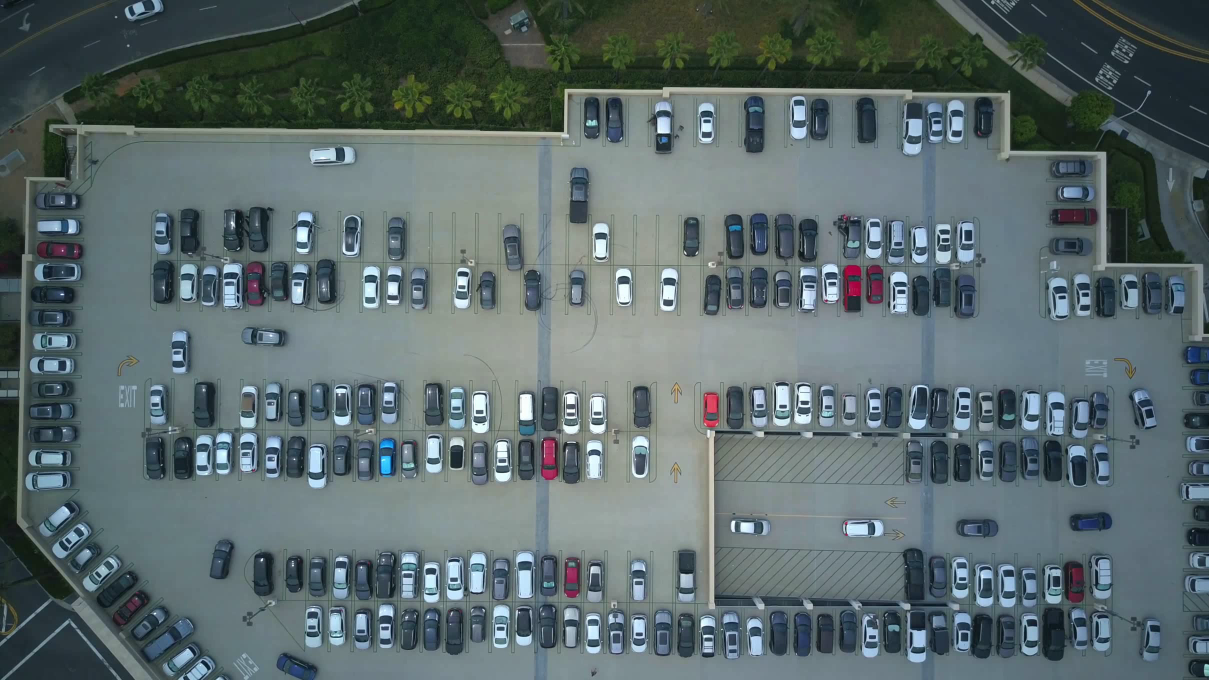
#> input picture frame 1 of resized_parking.mp4, 2418 x 1360 px, given in place of resized_parking4.mp4, which was not available (shown at 1/2 size)
$ python spot.py
#> lines starting #> are read from the running program, lines starting #| are printed output that depends on the picture; after the words box and inside, x2 and y2 are one past the last pixel; in counts of white or black regions, pixels touching at a corner belong together; pictures that were not available may be replaced by others from this repository, and a replacement may not be noted
import cv2
import pickle
import numpy as np
import math

# [5 lines left out: function rotate_point, not called in this run]

try:
    with open('carparkpos', 'rb') as f:
        posList = pickle.load(f)
except FileNotFoundError:
    posList = []

cap = cv2.VideoCapture('Videos/resized_parking4.mp4')

def checkparkingspace(preprocessed_frame, original_frame):
    free_counter = 0
    occupied_counter = 0
    for pos in posList:
        x, y, w, h, shape_type = pos

        if shape_type == "rect":
            cropped_frame = preprocessed_frame[y:y+h, x:x+w]
            count = cv2.countNonZero(cropped_frame)
            color = (0, 255, 0) if count < 300 else (0, 0, 255)
            if count < 300:
                free_counter += 1
            else:
                occupied_counter += 1
            cv2.rectangle(original_frame, (x, y), (x + w, y + h), color, 2)

        elif shape_type == "skewed_rect":
            angle = 25
            pts = np.array([
                rotate_point(x, y, x, y - h // 4, angle),
                rotate_point(x, y, x + w, y, angle),
                rotate_point(x, y, x, y + h + h // 4, angle),
                rotate_point(x, y, x - w, y + h, angle)
            ], np.int32)

            mask = np.zeros_like(preprocessed_frame)
            cv2.fillPoly(mask, [pts], 255)
            cropped_frame = cv2.bitwise_and(preprocessed_frame, mask)
            count = cv2.countNonZero(cropped_frame)

            color = (0, 255, 0) if count < 300 else (0, 0, 255)
            if count < 300:
                free_counter += 1
            else:
                occupied_counter += 1
            cv2.polylines(original_frame, [pts], isClosed=True, color=color, thickness=2)

        cv2.putText(original_frame, str(count), (x, y + 5),
                    cv2.FONT_HERSHEY_SIMPLEX, 0.5, (255, 255, 255), 1,
                    cv2.LINE_AA)

    cv2.putText(original_frame, f'Free: {free_counter}/{len(posList)}', (50, 50),
                cv2.FONT_HERSHEY_SIMPLEX, 1, (255, 255, 255), 2, cv2.LINE_AA)
    cv2.putText(original_frame, f'Occupied: {occupied_counter}/{len(posList)}', (50, 80),
                cv2.FONT_HERSHEY_SIMPLEX, 1, (255, 255, 255), 2, cv2.LINE_AA)

while True:
    ret, frame = cap.read()
#> frame is the input picture: shape (1360, 2418, 3); mean B, G, R 107.9, 106.3, 91.4
    if not ret:
        print("Reached end of video or failed to read frame. Exiting.")
        break
    gray_scale = cv2.cvtColor(frame, cv2.COLOR_BGR2GRAY)
    blur = cv2.GaussianBlur(gray_scale, (3, 3), 1)
    frame_threshold = cv2.adaptiveThreshold(blur, 255,
                                            cv2.ADAPTIVE_THRESH_GAUSSIAN_C,
                                            cv2.THRESH_BINARY_INV, 25, 16)
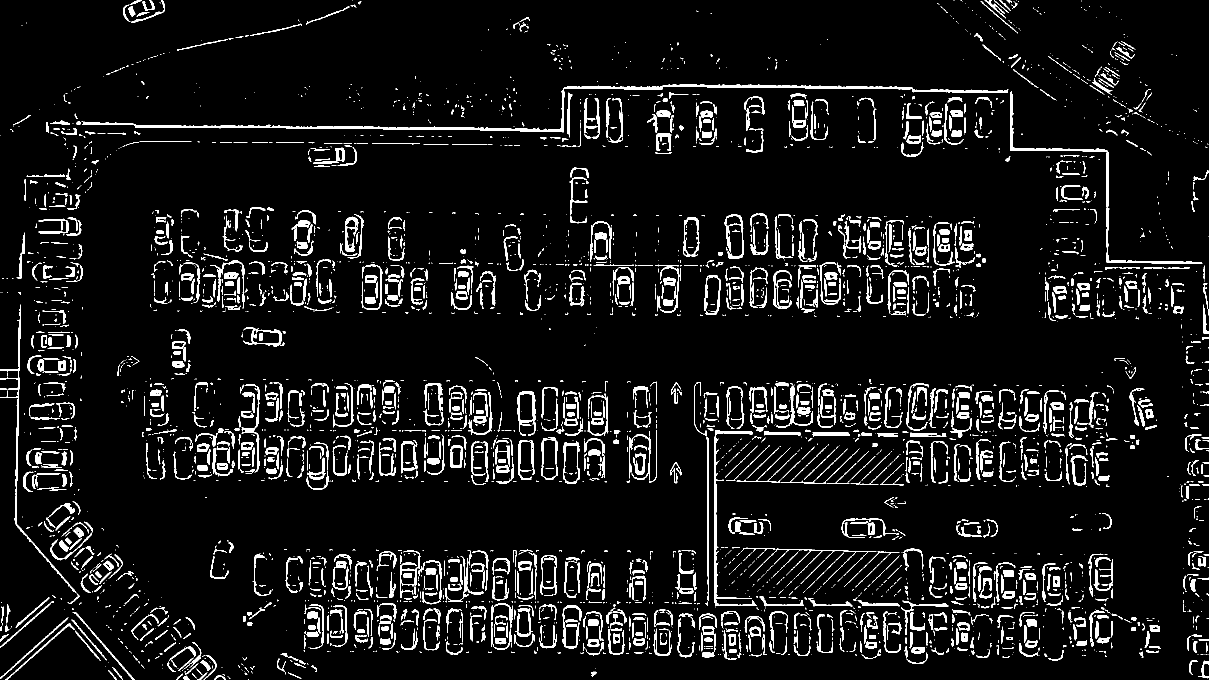
#> frame_threshold: shape (1360, 2418) (shown at 1/2 size); 7.1% white; 4192 white regions (2508 under 20 px), largest, box (x1, y1, x2, y2) and area: (164, 168, 2017, 265) 8964, (2020, 182, 2405, 527) 3017, (1428, 861, 1513, 1213) 2253
    median_blur = cv2.medianBlur(frame_threshold, 5)
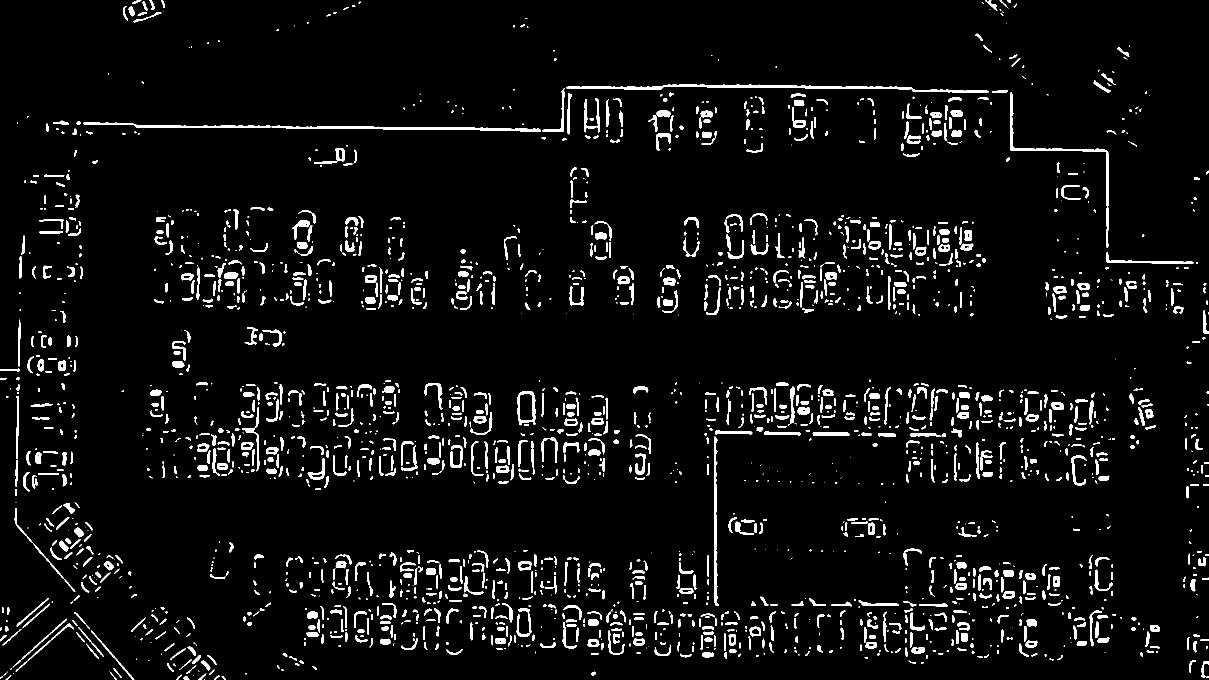
#> median_blur: shape (1360, 2418) (shown at 1/2 size); 5.1% white; 2363 white regions (827 under 20 px), largest, box (x1, y1, x2, y2) and area: (1132, 168, 1978, 185) 4036, (543, 251, 1082, 263) 2594, (2020, 185, 2218, 495) 2152
    kernel = np.ones((3, 3), np.uint8)
    frame_dilate = cv2.dilate(median_blur, kernel, iterations=1)
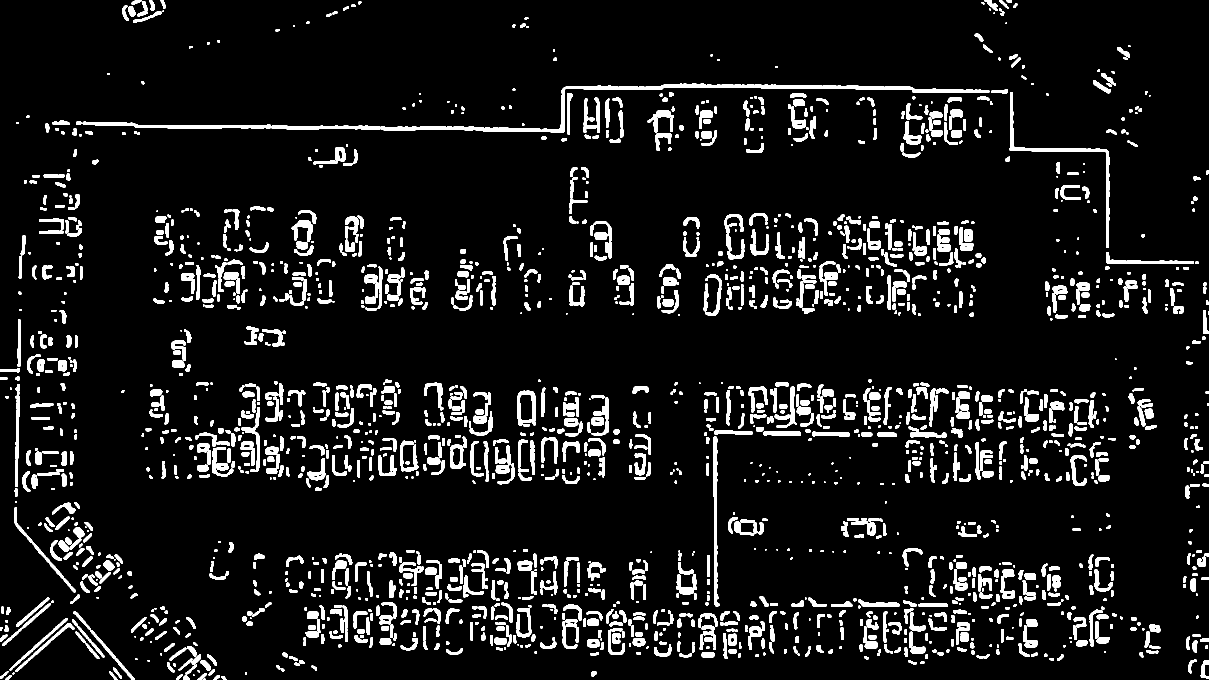
#> frame_dilate: shape (1360, 2418) (shown at 1/2 size); 8.7% white; 2092 white regions (177 under 20 px), largest, box (x1, y1, x2, y2) and area: (1084, 167, 1979, 265) 6741, (165, 243, 1083, 264) 6136, (2019, 184, 2219, 496) 3216
    checkparkingspace(frame_dilate, frame)
#> after the loop in checkparkingspace, `for pos in posList:`: free_counter = 0
#> in checkparkingspace, `cv2.putText(original_frame, f'Occupied: {occupied_counter}/{len(posLis..`:
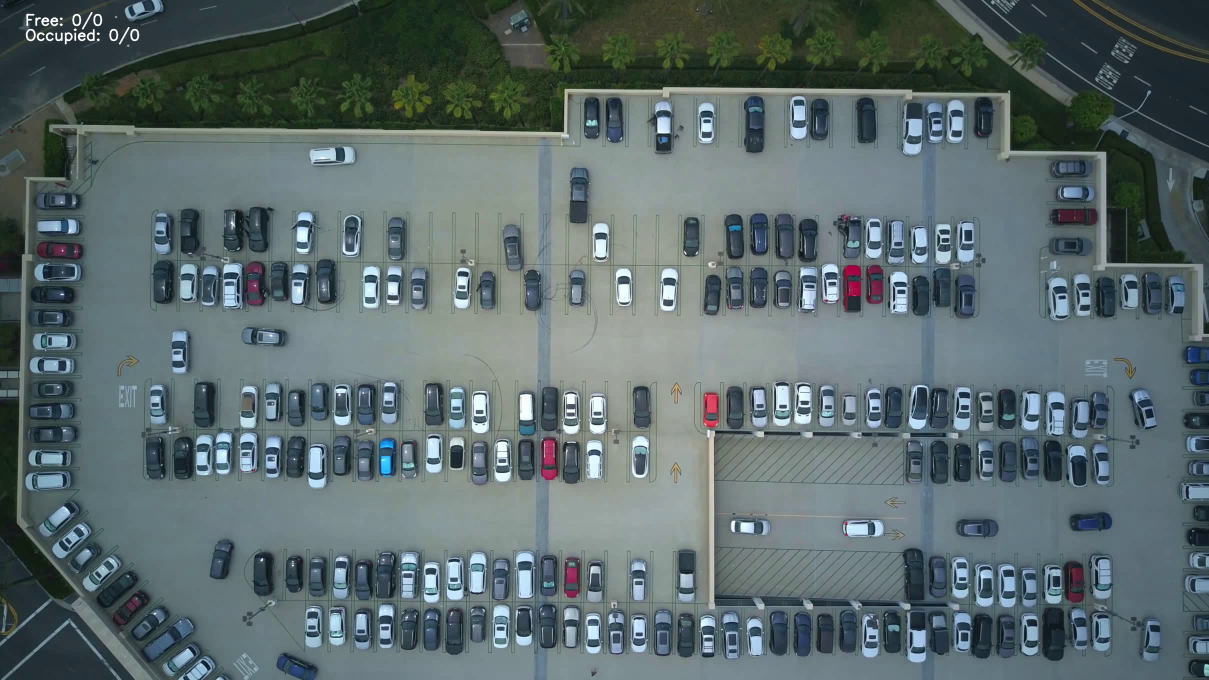
#> original_frame: shape (1360, 2418, 3) (shown at 1/2 size); mean B, G, R 108.1, 106.5, 91.5
    cv2.imshow('Video', frame)
    if cv2.waitKey(1) & 0xFF == ord('q'):
#> (key q is pressed here)
        break

cap.release()
cv2.destroyAllWindows()

$ run again, starting later in the video
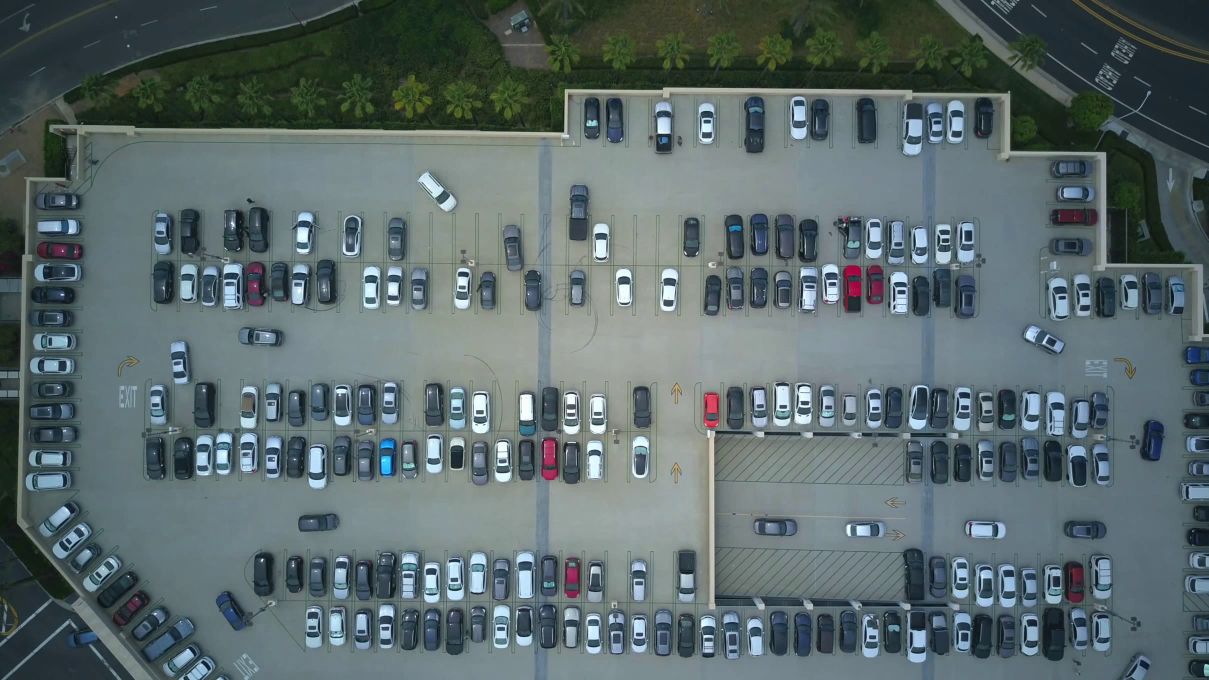
#> input picture frame 5 of resized_parking.mp4, 2418 x 1360 px, given in place of resized_parking4.mp4, which was not available (shown at 1/2 size)
#> frame is the input picture: shape (1360, 2418, 3); mean B, G, R 107.8, 106.2, 91.2
#> `frame_threshold = cv2.adaptiveThreshold(blur, 255, cv2.ADAPTIVE_THRESH..`:
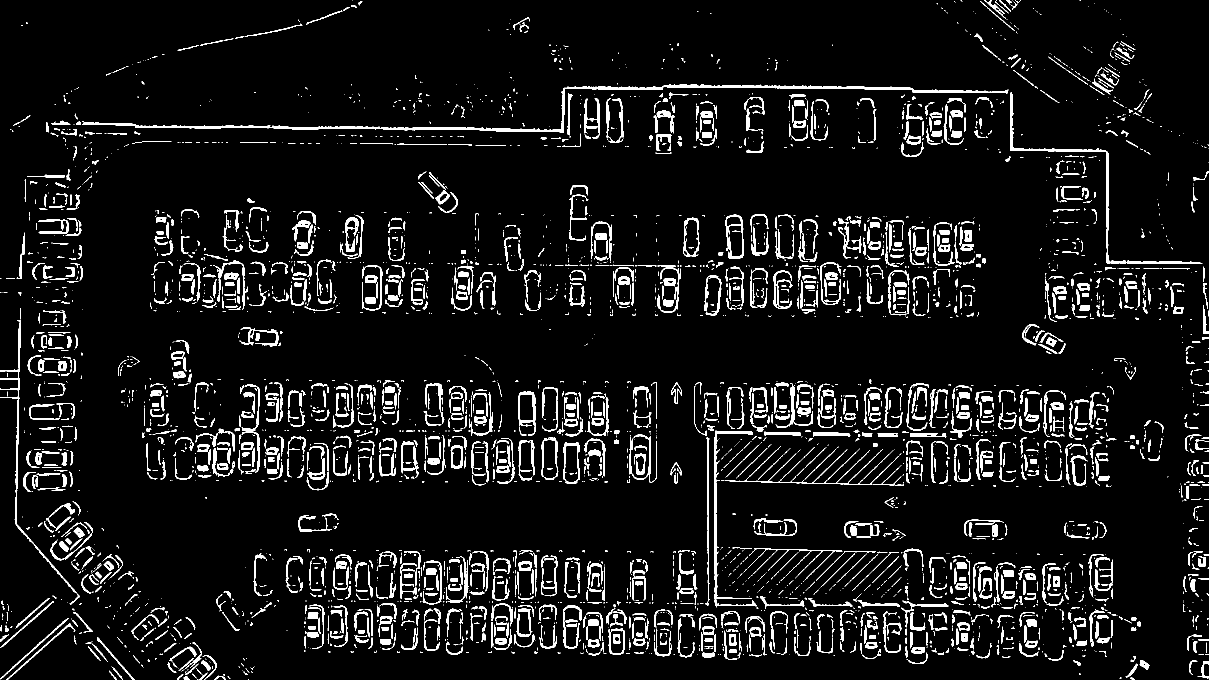
#> frame_threshold: shape (1360, 2418) (shown at 1/2 size); 7% white; 4051 white regions (2384 under 20 px), largest, box (x1, y1, x2, y2) and area: (164, 168, 2017, 265) 9041, (2020, 184, 2405, 528) 3020, (0, 639, 160, 1209) 2298
#> median_blur: shape (1360, 2418); 5.1% white; 2337 white regions (814 under 20 px), largest, box (x1, y1, x2, y2) and area: (1133, 169, 2015, 187) 4175, (544, 176, 1130, 265) 3201, (2020, 186, 2218, 497) 2128
#> frame_dilate: shape (1360, 2418); 8.7% white; 2102 white regions (197 under 20 px), largest, box (x1, y1, x2, y2) and area: (1132, 168, 2016, 188) 6105, (543, 175, 1131, 266) 4653, (2019, 185, 2219, 498) 3197
#> after the loop in checkparkingspace, `for pos in posList:`: free_counter = 0
#> in checkparkingspace, `cv2.putText(original_frame, f'Occupied: {occupied_counter}/{len(posLis..`:
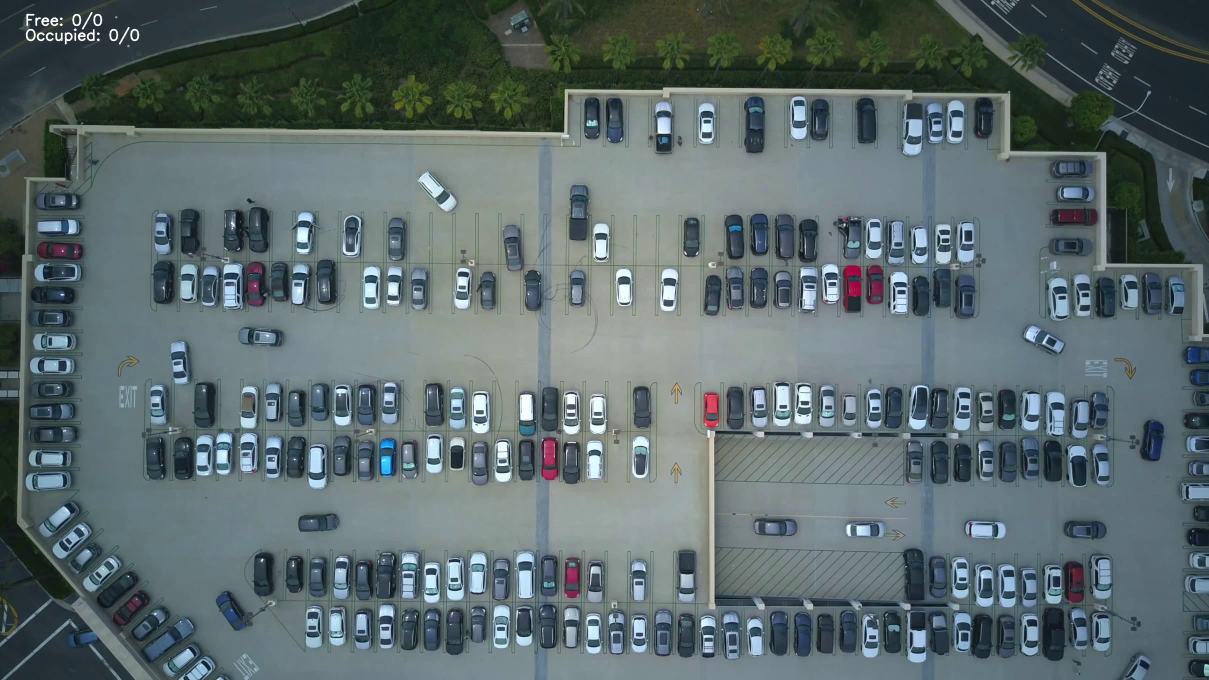
#> original_frame: shape (1360, 2418, 3) (shown at 1/2 size); mean B, G, R 108, 106.3, 91.4
